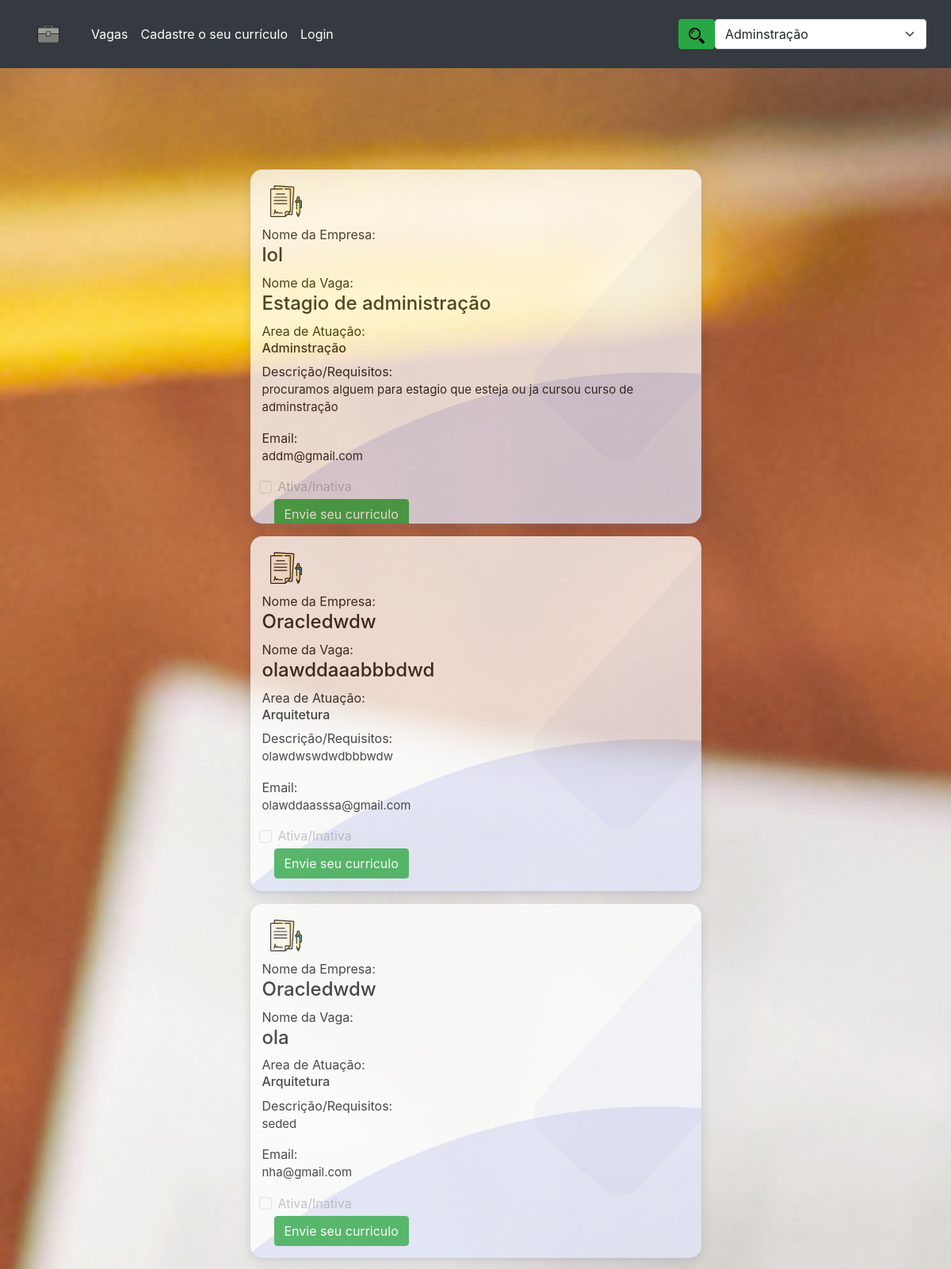
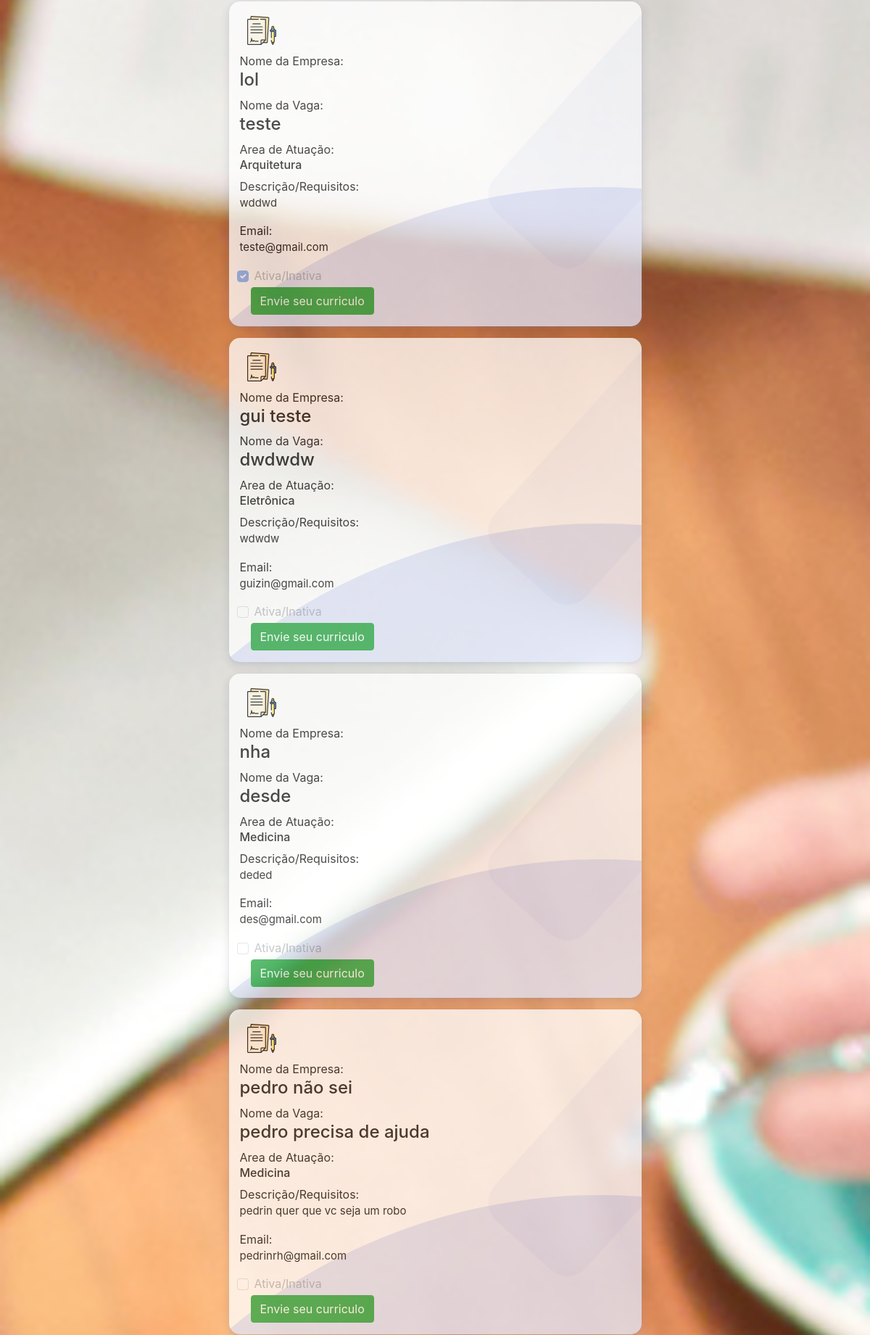
The page /emprego_sempre/index.php (upper part) on the database its author committed (2 pictures, top to bottom).
### tables this page shows
CREATE TABLE IF NOT EXISTS `cadastro_vagas` (
  `id_cadastro_vagas` int(11) NOT NULL AUTO_INCREMENT,
  `praso_incial` datetime NOT NULL DEFAULT current_timestamp(),
  `nome_vagas` varchar(100) NOT NULL DEFAULT '',
  `id_area` int(11) NOT NULL DEFAULT 0,
  `id_usuario` int(11) NOT NULL DEFAULT 0,
  `desc_vagas` varchar(250) NOT NULL DEFAULT '',
  `email_envio` varchar(100) NOT NULL,
  `status` tinyint(4) NOT NULL DEFAULT 0,
  PRIMARY KEY (`id_cadastro_vagas`),
  KEY `id_area` (`id_area`),
  KEY `id_usuario` (`id_usuario`),
  CONSTRAINT `FK_cadastro_vagas_area_vagas` FOREIGN KEY (`id_area`) REFERENCES `area_vagas` (`id_area`) ON DELETE NO ACTION ON UPDATE NO ACTION,
  CONSTRAINT `FK_cadastro_vagas_usuario_empresa` FOREIGN KEY (`id_usuario`) REFERENCES `usuario_empresa` (`Id_usuario`) ON DELETE NO ACTION ON UPDATE NO ACTION
);

CREATE TABLE IF NOT EXISTS `usuario_empresa` (
  `id_usuario` int(11) NOT NULL AUTO_INCREMENT,
  `email` varchar(100) NOT NULL,
  `senha` varchar(32) NOT NULL,
  `nome_empresa` varchar(75) NOT NULL DEFAULT '',
  `data_cadastro` datetime DEFAULT current_timestamp(),
  `dat_cad_aterado` datetime DEFAULT NULL,
  PRIMARY KEY (`id_usuario`) USING BTREE,
  UNIQUE KEY `Email` (`email`) USING BTREE
);

CREATE TABLE IF NOT EXISTS `area_vagas` (
  `id_area` int(11) NOT NULL AUTO_INCREMENT,
  `nome_area` varchar(50) NOT NULL,
  PRIMARY KEY (`id_area`) USING BTREE,
  UNIQUE KEY `nome_area` (`nome_area`)
);

### emprego_sempre/index.php (the view, shortened to what this page needs)
<?php
include("conn.php");
if ($_SERVER["REQUEST_METHOD"] == 'POST') {
    $id = $_POST['filtro'];
    if (isset($_POST['btnfil']) && $id != 0) {
        $sql = "SELECT u.id_usuario,u.nome_empresa,c.id_usuario,c.nome_vagas,c.id_area,c.desc_vagas,c.`status`,a.nome_area,c.id_cadastro_vagas,c.email_envio
        FROM cadastro_vagas AS c
        INNER JOIN area_vagas AS a ON a.id_area = c.id_area
        INNER JOIN usuario_empresa as u on u.id_usuario = c.id_usuario WHERE c.id_area = $id";
        $resvaga = mysqli_query($conn, $sql);
    } else {
        $sql = "SELECT u.id_usuario,u.nome_empresa,c.id_usuario,c.nome_vagas,c.id_area,c.desc_vagas,c.`status`,a.nome_area,c.id_cadastro_vagas,c.email_envio
        FROM cadastro_vagas AS c
        INNER JOIN area_vagas AS a ON a.id_area = c.id_area
        INNER JOIN usuario_empresa as u on u.id_usuario = c.id_usuario";
        $resvaga = mysqli_query($conn, $sql);
    }
} else {
    $sql = "SELECT u.id_usuario,u.nome_empresa,c.id_usuario,c.nome_vagas,c.id_area,c.desc_vagas,c.`status`,a.nome_area,c.id_cadastro_vagas,c.email_envio
    FROM cadastro_vagas AS c
    INNER JOIN area_vagas AS a ON a.id_area = c.id_area
    INNER JOIN usuario_empresa as u on u.id_usuario = c.id_usuario";
    $resvaga = mysqli_query($conn, $sql);
}
$sqlTipo = "SELECT * FROM area_vagas";
$resTipo = mysqli_query($conn, $sqlTipo);
?>
<!DOCTYPE html>
<html lang="pt-br">
<head>
    <link href="https://cdn.jsdelivr.net/npm/simple-datatables@latest/dist/style.css" rel="stylesheet" />
    <link href="css/styles.css" rel="stylesheet" />
    <link href="css/indexempresa.css" rel="stylesheet" />
    <link href="css/card.css" rel="stylesheet" />
    <link href="https://cdn.jsdelivr.net/npm/bootstrap@5.1.3/dist/css/bootstrap.min.css" rel="stylesheet">
</head>
<body>
    <nav class="navbar navbar-expand-lg bg-dark ">
        <div class="container-fluid">
            <a class="navbar-brand" href="#"><img src="img/icon.ico" style="height: 60px;"></a>
            <div class="collapse navbar-collapse" id="navbarSupportedContent">
                <ul class="navbar-nav me-auto mb-2 mb-lg-0">
                    <li class="nav-item">
                        <a class="nav-link text-white" href="index.php">Vagas</a>
                    </li>
                    <li class="nav-item">
                        <a class="nav-link text-white" href="usuariocurri.php">Cadastre o seu currículo</a>
                    </li>
                    <li class="nav-item">
                        <a class="nav-link text-white" href="logincurri.php">Login</a>
                    </li>
                </ul>
                <form method="POST">
                    <div class="d-flex">
                        <button class="btn btn-success" name="btnfil" id="btnfil" type="submit"><img src="img/lupin.ico" style="height: 20px ;" alt=""></button>
                        <select class="form-select" name="filtro" id="filtro" aria-label="Default select example">
                            <?php while ($linhaarea = mysqli_fetch_assoc($resTipo)) { ?>
                                <option class="text-dark" value="<?php echo $linhaarea['id_area']; ?>"><?php echo $linhaarea['nome_area']; ?> </option>
                            <?php } ?>
                        </select>
                    </div>
                </form>
            </div>
        </div>
    </nav>
    <div id="layoutSidenav_content">
        <main class="bg-image">
            <br><br><br><br><br>
            <link rel="stylesheet" href="https://maxcdn.bootstrapcdn.com/bootstrap/4.3.1/css/bootstrap.min.css">
            <div class="section_our_solution">
                <div class="row px-0 mx-0">
                    <div class="col-lg-12 col-md-12 col-sm-12">
                        <div class="our_solution_category">
                            <div class="solution_cards_box">
                                <?php while ($linha = mysqli_fetch_assoc($resvaga)) { ?>
                                    <div class="solution_card opacity-75">
                                        <div class="hover_color_bubble"></div>
                                        <div class="so_top_icon">
                                        </div>
                                        <div class="solu_title">
                                            <div class="text">Nome da Empresa: <h4 class="text " value="<?php echo $linha['id_usuario']; ?>"><?php echo $linha['nome_empresa']; ?></h4>
                                            </div>
                                            <div class="text">Nome da Vaga: <h4 class="text " value="<?php echo $linha['id_cadastro_vagas']; ?>"><?php echo $linha['nome_vagas']; ?></h4>
                                            </div>
                                            <div class="text">Area de Atuação: <h6 class="text " value="<?php echo $linha['id_area']; ?>"><?php echo $linha['nome_area']; ?></h6>
                                            </div>
                                        </div>
                                        <div class="solu_description">
                                        <div class="text">Descrição/Requisitos:  <p class="text " value="<?php echo $linha['id_cadastro_vagas']; ?>"><?php echo $linha['desc_vagas']; ?></p></div>
                                            <div class="text">Email: <p class="text " value="<?php echo $linha['id_cadastro_vagas']; ?>"><?php echo $linha['email_envio']; ?></p>
                                            </div>
                                        </div>
                                        <div class="form-check">
                                            <input class="form-check-input" type="checkbox" value="1" name="stat" id="stat" disabled <?php if ($linha['status'] == "1") {
                                                                                                                                            echo "checked";
                                                                                                                                        } ?>>
                                            <label class="form-check-label" for="flexCheckChecked">
                                                Ativa/Inativa
                                            </label>
                                        </div>
                                        <div class="col-12 my-1">
                                            <a href=""><button type="button" name="btn-att" id="btn-att" class="btn btn-success">Envie seu curriculo</button></a>
                                        </div>
                                    </div>
                                <?php } ?>
                            </div>
                        </div>
                    </div>
                </div>
            </div>
        </main>
    </div>
</body>
</html>

### emprego_sempre/css/indexempresa.css (style rules this page uses)
body { background: url('../img/img-original/entrevista.jpg') center center no-repeat fixed; -webkit-background-size: cover; -moz-background-size: cover; -o-background-size: cover; background-size: cover; }
.text { color: rgb(22, 21, 22) !important; }

### emprego_sempre/css/card.css (style rules this page uses)
.section_our_solution .row { align-items: center; }
.our_solution_category { display: flex; flex-direction: row; flex-wrap: wrap; }
.our_solution_category .solution_cards_box { display: flex; flex-direction: column; justify-content: center; }
.solution_cards_box .solution_card { flex: 0 50%; background: #fff; box-shadow: 0 2px 4px 0 rgba(136, 144, 195, 0.2), 0 5px 15px 0 rgba(37, 44, 97, 0.15); border-radius: 15px; margin: 8px; padding: 10px 15px; position: relative; z-index: 1; overflow: hidden; min-height: 265px; transition: 0.7s; }
.solution_cards_box .solution_card:before { content: ""; position: absolute; background: rgb(85 108 214 / 5%); width: 170px; height: 400px; z-index: -1; transform: rotate(42deg); right: -56px; top: -23px; border-radius: 35px; }
.solution_card .solu_description p { font-size: 15px; margin-bottom: 15px; }
.hover_color_bubble { position: absolute; background: rgb(54 81 207 / 15%); width: 100rem; height: 100rem; left: 0; right: 0; z-index: -1; top: 16rem; border-radius: 50%; transform: rotate(-36deg); left: -18rem; transition: 0.7s; }
.solution_cards_box .solution_card .so_top_icon { width: 60px; height: 60px; border-radius: 50%; background: #fff; overflow: hidden; display: flex; align-items: center; justify-content: center; }
@media screen and (min-width: 320px) { .our_solution_category { width: 100%; margin: 0 auto; } }
@media screen and (min-width: 320px) { .our_solution_category .solution_cards_box { flex: auto; } }
@media only screen and (min-width: 768px) { .our_solution_category .solution_cards_box { flex: 1; } }
@media only screen and (min-width: 1024px) { .our_solution_category { width: 50%; margin: 0 auto; } }

### rows shown on the page
cadastro_vagas: id_usuario.nome_empresa "lol", $linha['id_cadastro_vagas'] 22 (drawn), nome_vagas "Estagio de administração", id_area.nome_area "Adminstração", desc_vagas "procuramos alguem para estagio que esteja ou ja cursou curso de adminstração", email_envio "addm@gmail.com"
cadastro_vagas: id_usuario.nome_empresa "Oracledwdw", $linha['id_cadastro_vagas'] 15 (drawn), nome_vagas "olawddaaabbbdwd", id_area.nome_area "Arquitetura", desc_vagas "olawdwswdwdbbbwdw", email_envio "olawddaasssa@gmail.com"
cadastro_vagas: id_usuario.nome_empresa "Oracledwdw", $linha['id_cadastro_vagas'] 19 (drawn), nome_vagas "ola", id_area.nome_area "Arquitetura", desc_vagas "seded", email_envio "nha@gmail.com"
cadastro_vagas: id_usuario.nome_empresa "lol", $linha['id_cadastro_vagas'] 28 (drawn), nome_vagas "teste", id_area.nome_area "Arquitetura", desc_vagas "wddwd", email_envio "teste@gmail.com", status "☑"
cadastro_vagas: id_usuario.nome_empresa "gui teste", $linha['id_cadastro_vagas'] 24 (drawn), nome_vagas "dwdwdw", id_area.nome_area "Eletrônica", desc_vagas "wdwdw", email_envio "guizin@gmail.com"
cadastro_vagas: id_usuario.nome_empresa "nha", $linha['id_cadastro_vagas'] 20 (drawn), nome_vagas "desde", id_area.nome_area "Medicina", desc_vagas "deded", email_envio "des@gmail.com"
cadastro_vagas: id_usuario.nome_empresa "pedro não sei", $linha['id_cadastro_vagas'] 23 (drawn), nome_vagas "pedro precisa de ajuda", id_area.nome_area "Medicina", desc_vagas "pedrin quer que vc seja um robo", email_envio "pedrinrh@gmail.com"

### other values the page prints
form field filtro "Adminstração"
